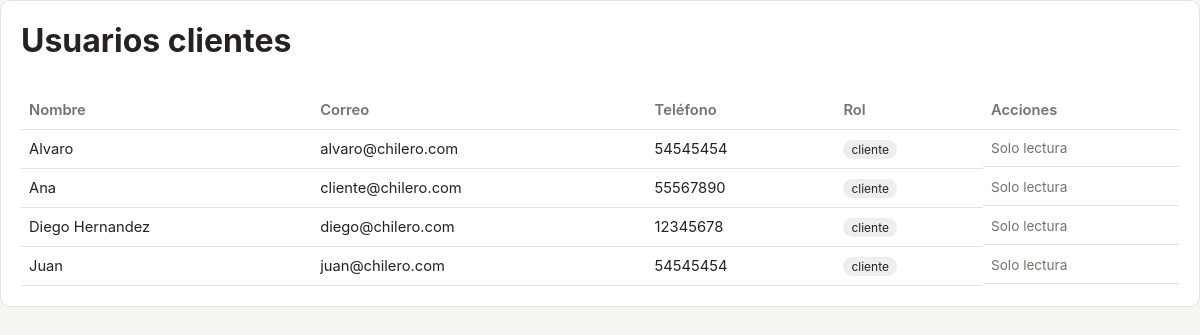
Page /usuarios/index.php (signed in) on the committed database.
### tables this page shows
CREATE TABLE `usuario` (
  `id` int(11) NOT NULL,
  `nombre` varchar(99) NOT NULL,
  `correo` varchar(50) NOT NULL,
  `password` varchar(255) NOT NULL,
  `telefono` varchar(15) DEFAULT NULL,
  `direccion` varchar(255) DEFAULT NULL,
  `tipo_usuario` enum('cliente','trabajador','admin') NOT NULL DEFAULT 'cliente'
);

### includes/auth.php (called while the page is built, shortened)
<?php
function currentRole(): ?string {
    return $_SESSION['user']['tipo_usuario'] ?? null;
}
function h(?string $value): string {
    return htmlspecialchars($value ?? '', ENT_QUOTES, 'UTF-8');
}

### usuarios/index.php (the view, shortened to what this page needs)
<?php
require __DIR__ . '/../config/db.php';
require __DIR__ . '/../includes/auth.php';
$role = currentRole();
if ($role === 'admin') {
    $stmt = $pdo->query('SELECT id, nombre, correo, telefono, tipo_usuario FROM usuario ORDER BY tipo_usuario, nombre');
} else {
    $stmt = $pdo->prepare('SELECT id, nombre, correo, telefono, tipo_usuario FROM usuario WHERE tipo_usuario = "cliente" ORDER BY nombre');
    $stmt->execute();
}
$usuarios = $stmt->fetchAll();
require __DIR__ . '/../includes/header.php';
?>
<div class="card">
    <div style="display:flex;justify-content:space-between;align-items:center;flex-wrap:wrap;gap:10px;">
        <h1><?= $role === 'admin' ? 'Todos los usuarios' : 'Usuarios clientes' ?></h1>
    </div>
    <?php if (!$usuarios): ?>
        <p class="empty-state">No hay usuarios para mostrar.</p>
    <?php else: ?>
    <table>
        <thead>
            <tr><th>Nombre</th><th>Correo</th><th>Teléfono</th><th>Rol</th><th>Acciones</th></tr>
        </thead>
        <tbody>
        <?php foreach ($usuarios as $u): ?>
            <tr>
                <td><?= h($u['nombre']) ?></td>
                <td><?= h($u['correo']) ?></td>
                <td><?= h($u['telefono']) ?></td>
                <td><span class="badge"><?= h($u['tipo_usuario']) ?></span></td>
                <td class="actions">
                    <?php if ($role === 'admin'): ?>
                        <a class="btn btn-sm" href="<?= url('/usuarios/edit.php?id=' . (int)$u['id']) ?>">Editar</a>
                        <form class="form-inline" method="post" action="<?= url('/usuarios/delete.php') ?>" onsubmit="return confirm('¿Eliminar este usuario?');">
                            <input type="hidden" name="id" value="<?= (int)$u['id'] ?>">
                            <button class="btn btn-sm btn-danger" type="submit">Eliminar</button>
                        </form>
                    <?php else: ?>
                        <span class="muted">Solo lectura</span>
                    <?php endif; ?>
                </td>
            </tr>
        <?php endforeach; ?>
        </tbody>
    </table>
    <?php endif; ?>
</div>
<?php require __DIR__ . '/../includes/footer.php'; ?>

### assets/style.css (style rules this page uses)
:root { --primary: #b3401f; --primary-dark: #8a2f16; --bg: #f7f5f2; --card: #ffffff; --text: #26221f; --muted: #78716c; --border: #e5e1db; --ok: #1f7a3d; --err: #b3401f; }
* { box-sizing: border-box; }
html { height: 100%; }
body { margin: 0; font-family: -apple-system, Segoe UI, Roboto, Helvetica, Arial, sans-serif; background: var(--bg); color: var(--text); min-height: 100vh; display: flex; flex-direction: column; }
h1, h2 { margin-top: 0; }
.card { background: var(--card); border: 1px solid var(--border); border-radius: 10px; padding: 20px; margin-bottom: 20px; }
table { width: 100%; border-collapse: collapse; margin-top: 10px; }
th, td { padding: 10px 8px; border-bottom: 1px solid var(--border); text-align: left; font-size: 0.92rem; }
th { color: var(--muted); font-weight: 600; }
.actions { display: flex; gap: 8px; flex-wrap: wrap; }
.badge { font-size: 0.75rem; padding: 2px 8px; border-radius: 999px; background: #eee; }
.muted { color: var(--muted); font-size: 0.85rem; }

### rows in the picture
usuario: nombre "Alvaro", correo "alvaro@chilero.com", telefono "54545454", tipo_usuario "cliente"
usuario: nombre "Ana", correo "cliente@chilero.com", telefono "55567890", tipo_usuario "cliente"
usuario: nombre "Diego Hernandez", correo "diego@chilero.com", telefono "12345678", tipo_usuario "cliente"
usuario: nombre "Juan", correo "juan@chilero.com", telefono "54545454", tipo_usuario "cliente"
